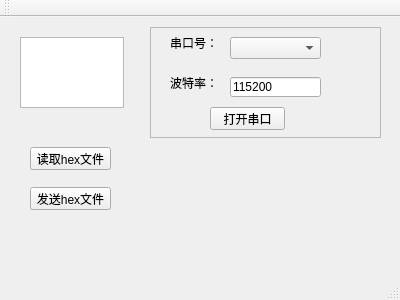
<?xml version="1.0" encoding="UTF-8"?>
<ui version="4.0">
 <class>MainWindow</class>
 <widget class="QMainWindow" name="MainWindow">
  <property name="geometry">
   <rect>
    <x>0</x>
    <y>0</y>
    <width>400</width>
    <height>300</height>
   </rect>
  </property>
  <property name="windowTitle">
   <string>MainWindow</string>
  </property>
  <widget class="QWidget" name="centralWidget">
   <widget class="QFrame" name="frame">
    <property name="geometry">
     <rect>
      <x>150</x>
      <y>10</y>
      <width>231</width>
      <height>111</height>
     </rect>
    </property>
    <property name="frameShape">
     <enum>QFrame::StyledPanel</enum>
    </property>
    <property name="frameShadow">
     <enum>QFrame::Raised</enum>
    </property>
    <widget class="QComboBox" name="comboBox">
     <property name="geometry">
      <rect>
       <x>80</x>
       <y>10</y>
       <width>91</width>
       <height>22</height>
      </rect>
     </property>
    </widget>
    <widget class="QLineEdit" name="lineEdit">
     <property name="geometry">
      <rect>
       <x>80</x>
       <y>50</y>
       <width>91</width>
       <height>20</height>
      </rect>
     </property>
     <property name="text">
      <string>115200</string>
     </property>
    </widget>
    <widget class="QPushButton" name="pushButton_cmopen">
     <property name="geometry">
      <rect>
       <x>60</x>
       <y>80</y>
       <width>75</width>
       <height>23</height>
      </rect>
     </property>
     <property name="text">
      <string>打开串口</string>
     </property>
    </widget>
    <widget class="QLabel" name="label_2">
     <property name="geometry">
      <rect>
       <x>20</x>
       <y>10</y>
       <width>54</width>
       <height>12</height>
      </rect>
     </property>
     <property name="text">
      <string>串口号：</string>
     </property>
    </widget>
    <widget class="QLabel" name="label_3">
     <property name="geometry">
      <rect>
       <x>20</x>
       <y>50</y>
       <width>54</width>
       <height>12</height>
      </rect>
     </property>
     <property name="text">
      <string>波特率：</string>
     </property>
    </widget>
   </widget>
   <widget class="QTextEdit" name="textEdit">
    <property name="geometry">
     <rect>
      <x>20</x>
      <y>20</y>
      <width>104</width>
      <height>71</height>
     </rect>
    </property>
   </widget>
   <widget class="QPushButton" name="pushButton_readhex">
    <property name="geometry">
     <rect>
      <x>30</x>
      <y>130</y>
      <width>81</width>
      <height>23</height>
     </rect>
    </property>
    <property name="text">
     <string>读取hex文件</string>
    </property>
   </widget>
   <widget class="QPushButton" name="pushButton_sendhex">
    <property name="geometry">
     <rect>
      <x>30</x>
      <y>170</y>
      <width>81</width>
      <height>23</height>
     </rect>
    </property>
    <property name="text">
     <string>发送hex文件</string>
    </property>
   </widget>
  </widget>
  <widget class="QMenuBar" name="menuBar">
   <property name="geometry">
    <rect>
     <x>0</x>
     <y>0</y>
     <width>400</width>
     <height>23</height>
    </rect>
   </property>
  </widget>
  <widget class="QToolBar" name="mainToolBar">
   <attribute name="toolBarArea">
    <enum>TopToolBarArea</enum>
   </attribute>
   <attribute name="toolBarBreak">
    <bool>false</bool>
   </attribute>
  </widget>
  <widget class="QStatusBar" name="statusBar"/>
 </widget>
 <layoutdefault spacing="6" margin="11"/>
 <resources/>
 <connections/>
</ui>
